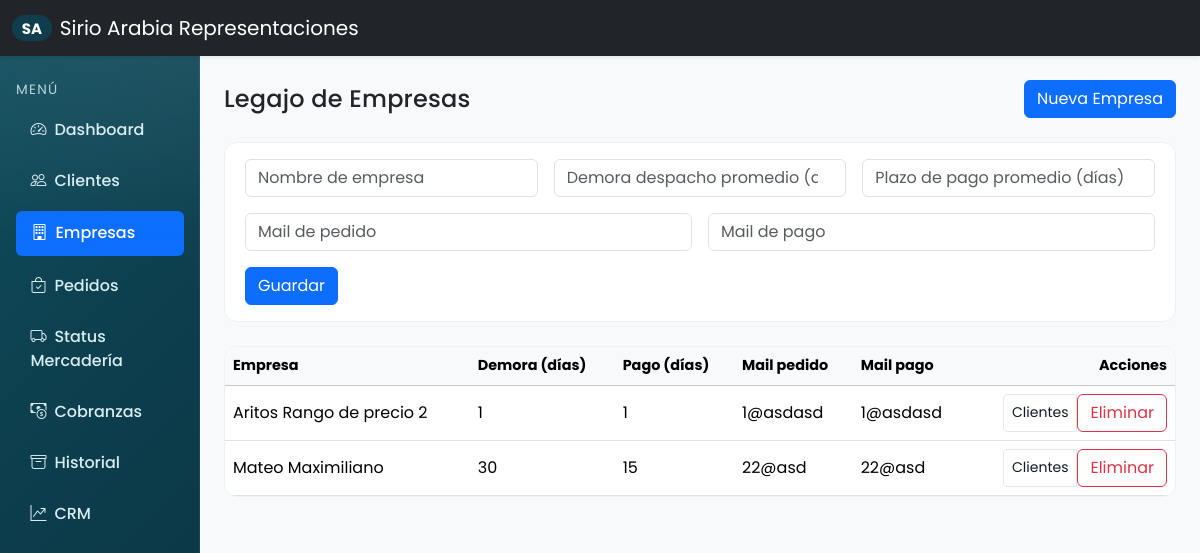
Page /empresas on the committed database.
### backend/models.py (models this page shows)
class Company(db.Model):
    id = db.Column(db.Integer, primary_key=True)
    nombre = db.Column(db.String(200), nullable=False, unique=True)
    demora_despacho_promedio_dias = db.Column(db.Integer, default=0)
    plazo_pago_promedio_dias = db.Column(db.Integer, default=30)
    mail_pedido = db.Column(db.String(255))
    mail_pago = db.Column(db.String(255))
    links = db.relationship("ClientCompanyLink", backref="company", cascade="all, delete-orphan")
    orders = db.relationship("Order", backref="company", cascade="all, delete-orphan")

### backend/views/main.py (the view, shortened to what this page needs)
@bp.route("/empresas", methods=["GET", "POST"])
def empresas():
    items = Company.query.order_by(Company.nombre).all()
    clients = Client.query.order_by(Client.apellido, Client.nombre).all()
    return render_template("empresas.html", active="empresas", items=items, clients=clients)

### backend/templates/empresas.html (shortened to what this page needs)
{% extends 'layout.html' %}
{% block content %}
<div class="d-flex justify-content-between align-items-center mb-4">
  <h1 class="h4 mb-0">Legajo de Empresas</h1>
  <a href="#form-empresa" class="btn btn-primary">Nueva Empresa</a>
</div>
<div class="card mb-4">
  <div class="card-body">
    <form id="form-empresa" class="row g-3" method="post" action="{{ url_for('main.empresas') }}">
      <div class="col-md-4">
        <input name="nombre" type="text" class="form-control" placeholder="Nombre de empresa">
      </div>
      <div class="col-md-4">
        <input name="demora" type="number" class="form-control" placeholder="Demora despacho promedio (días)">
      </div>
      <div class="col-md-4">
        <input name="plazo" type="number" class="form-control" placeholder="Plazo de pago promedio (días)">
      </div>
      <div class="col-md-6">
        <input name="mail_pedido" type="email" class="form-control" placeholder="Mail de pedido">
      </div>
      <div class="col-md-6">
        <input name="mail_pago" type="email" class="form-control" placeholder="Mail de pago">
      </div>
      <div class="col-12">
        <button class="btn btn-primary" type="submit">Guardar</button>
      </div>
    </form>
  </div>
</div>
<div class="card">
  <div class="card-body p-0">
    <div class="table-responsive">
      <table class="table table-hover align-middle mb-0">
        <thead class="table-light">
          <tr>
            <th>Empresa</th>
            <th>Demora (días)</th>
            <th>Pago (días)</th>
            <th>Mail pedido</th>
            <th>Mail pago</th>
            <th class="text-end">Acciones</th>
          </tr>
        </thead>
        <tbody>
        {% for e in items %}
          <tr>
            <td>{{ e.nombre }}</td>
            <td>{{ e.demora_despacho_promedio_dias }}</td>
            <td>{{ e.plazo_pago_promedio_dias }}</td>
            <td>{{ e.mail_pedido or '-' }}</td>
            <td>{{ e.mail_pago or '-' }}</td>
            <td class="text-end">
              <div class="btn-group btn-group-sm">
                <button class="btn btn-outline-secondary" data-bs-toggle="modal" data-bs-target="#links{{ e.id }}">Clientes</button>
                <form method="post" action="{{ url_for('main.empresas_delete', company_id=e.id) }}" onsubmit="return confirm('Eliminar empresa?')">
                  <button class="btn btn-outline-danger">Eliminar</button>
                </form>
              </div>
            </td>
          </tr>
        {% else %}
          <tr><td colspan="6" class="text-center text-muted py-4">Sin empresas</td></tr>
        {% endfor %}
        </tbody>
      </table>
    </div>
  </div>
</div>
{% endblock %}

### backend/templates/layout.html (shortened to what this page needs)
<!doctype html>
<html lang="es">
  <head>
    <link href="https://cdn.jsdelivr.net/npm/bootstrap@5.3.3/dist/css/bootstrap.min.css" rel="stylesheet">
    <link href="https://cdn.jsdelivr.net/npm/bootstrap-icons@1.11.3/font/bootstrap-icons.min.css" rel="stylesheet">
    <link href="{{ url_for('static', filename='css/app.css') }}" rel="stylesheet">
  </head>
  <body class="bg-light">
    <nav class="navbar navbar-expand-lg navbar-dark bg-dark shadow-sm">
      <div class="container-fluid">
        <a class="navbar-brand d-flex align-items-center gap-2" href="{{ url_for('main.index') }}">
          <span class="badge rounded-pill bg-primary">SA</span>
          <span>Sirio Arabia Representaciones</span>
        </a>
      </div>
    </nav>
    <div class="container-fluid">
      <div class="row">
        <aside class="col-12 col-md-3 col-lg-2 sidebar-blue min-vh-100 p-0">
          <div class="sidebar-inner py-4 px-3">
            <div class="sidebar-title">Menú</div>
            <ul class="nav nav-pills flex-column gap-2 mt-2">
              <li class="nav-item"><a class="nav-link nav-link-ghost {% if active=='dashboard' %}active{% endif %}" href="{{ url_for('main.index') }}"><i class="bi bi-speedometer2 me-2"></i>Dashboard</a></li>
              <li class="nav-item"><a class="nav-link nav-link-ghost {% if active=='clientes' %}active{% endif %}" href="{{ url_for('main.clientes') }}"><i class="bi bi-people me-2"></i>Clientes</a></li>
              <li class="nav-item"><a class="nav-link nav-link-ghost {% if active=='empresas' %}active{% endif %}" href="{{ url_for('main.empresas') }}"><i class="bi bi-building me-2"></i>Empresas</a></li>
              <li class="nav-item"><a class="nav-link nav-link-ghost {% if active=='pedidos' %}active{% endif %}" href="{{ url_for('main.pedidos') }}"><i class="bi bi-bag-check me-2"></i>Pedidos</a></li>
              <li class="nav-item"><a class="nav-link nav-link-ghost {% if active=='status' %}active{% endif %}" href="{{ url_for('main.status') }}"><i class="bi bi-truck me-2"></i>Status Mercadería</a></li>
              <li class="nav-item"><a class="nav-link nav-link-ghost {% if active=='cobranzas' %}active{% endif %}" href="{{ url_for('main.cobranzas') }}"><i class="bi bi-cash-coin me-2"></i>Cobranzas</a></li>
              <li class="nav-item"><a class="nav-link nav-link-ghost {% if active=='historial' %}active{% endif %}" href="{{ url_for('main.historial') }}"><i class="bi bi-archive me-2"></i>Historial</a></li>
              <li class="nav-item"><a class="nav-link nav-link-ghost {% if active=='crm' %}active{% endif %}" href="{{ url_for('main.crm') }}"><i class="bi bi-graph-up-arrow me-2"></i>CRM</a></li>
            </ul>
          </div>
        </aside>
        <main class="col p-4">
          {% block content %}{% endblock %}
        </main>
      </div>
    </div>
  </body>
</html>

### backend/static/css/app.css (style rules this page uses)
:root { --brand:#0f3d4c;--brand-700:#09303b;--accent:#0d6efd;--ink:#111827;--muted:#6b7280 }
body { font-family:'Poppins',system-ui,-apple-system,Segoe UI,Roboto,Ubuntu,Cantarell,Noto Sans,Helvetica,Arial }
h1,h2,.sidebar-title { font-family:'Playfair Display','Poppins',serif }
h1,h2 { letter-spacing:.2px }
.sidebar-blue { color:#e6f2f6 }
.sidebar-blue .sidebar-inner { height:100%;background: radial-gradient(1200px 600px at -10% -20%, rgba(255,255,255,.06) 0%, rgba(255,255,255,0) 60%), radial-gradient(800px 400px at 120% 0%, rgba(255,255,255,.05) 0%, rgba(255,255,255,0) 55%), linear-gradient(135deg, #0f4c5c 0%, #0d3f4e 40%, #0b3240 100%); box-shadow: inset -1px 0 0 rgba(255,255,255,.06); }
.sidebar-title { font-size:.85rem;text-transform:uppercase;letter-spacing:.09em;color:#cbe3ec;opacity:.9 }
.nav-link-ghost { color:#d9ecf2;border-radius:.5rem;position:relative;padding:.6rem .9rem;font-weight:500 }
.nav-link-ghost.active { background:linear-gradient(180deg, rgba(13,110,253,.22), rgba(13,110,253,.18));color:#fff;border:1px solid rgba(13,110,253,.35) }
.card { border:1px solid #eef1f4;border-radius:.8rem;overflow:hidden }
.card .card-body { padding:1rem 1.25rem }
.table>thead { font-size:.9rem }
.badge.bg-primary { background:var(--brand)!important }
.btn-primary { background-color:var(--accent);border-color:var(--accent) }
.btn-outline-secondary { color:var(--ink);border-color:#e5e7eb }

### rows in the picture
Company: nombre "Aritos Rango de precio 2", demora_despacho_promedio_dias "1", plazo_pago_promedio_dias "1", mail_pedido "1@asdasd", mail_pago "1@asdasd"
Company: nombre "Mateo Maximiliano", demora_despacho_promedio_dias "30", plazo_pago_promedio_dias "15", mail_pedido "22@asd", mail_pago "22@asd"
